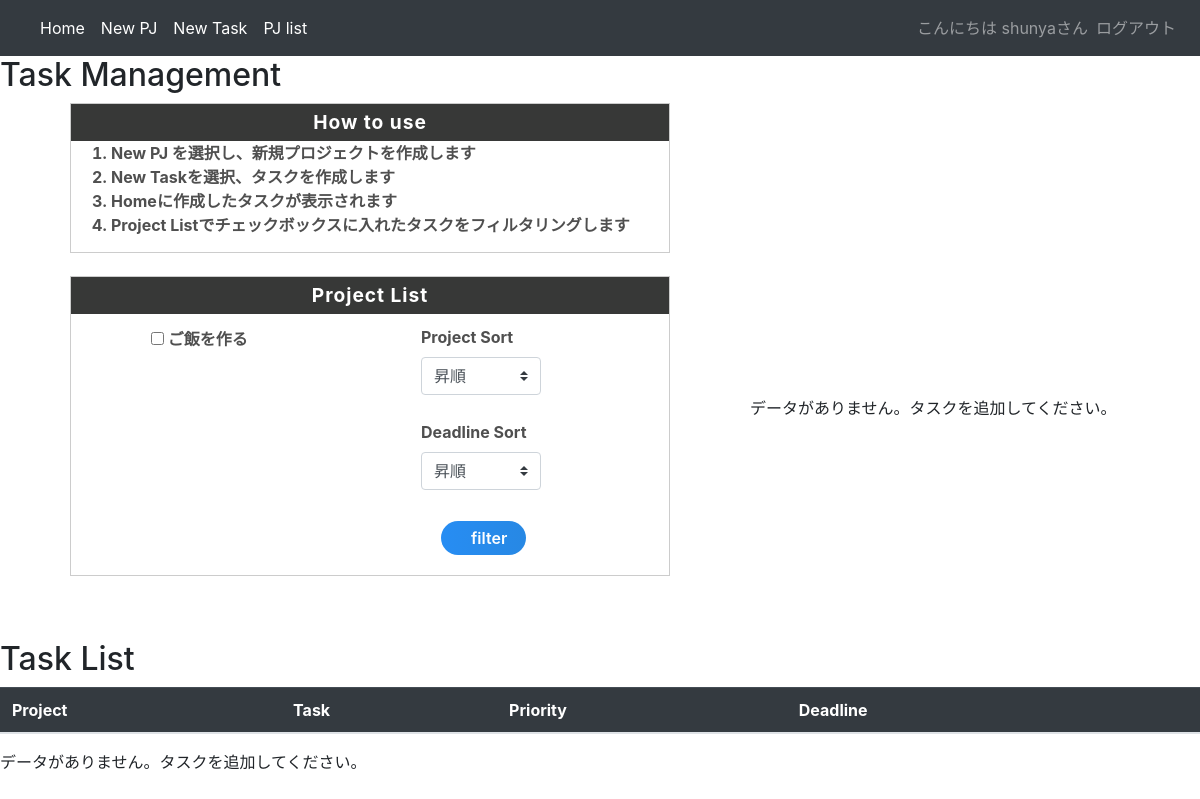
Before: /home/ (signed in) with the older database file.
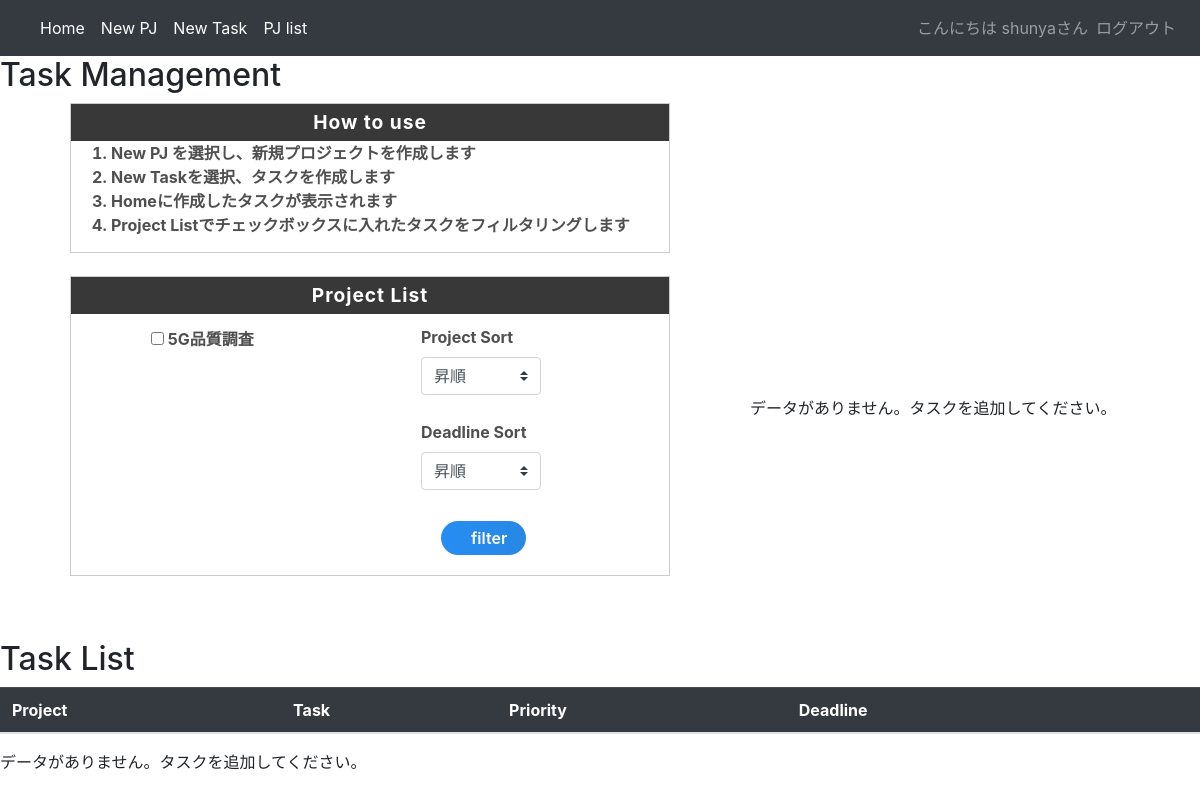
After: the same page with the newer database file.
### gantapp/models.py (models this page shows, shortened)
class Projects(models.Model):
    Name = models.CharField(max_length=100, verbose_name='project')
    color = models.CharField(max_length=100,choices=COLOR_CHOICE, verbose_name='color')
    owner = models.ForeignKey(User, on_delete=models.CASCADE)

### gantapp/views.py (the view, shortened to what this page needs)
# urls.py: path('home/',TestListView3.as_view(),name = 'home'),
@method_decorator(login_required, name='dispatch')
class TestListView3(ListView):
    model = Tasks
    template_name = 'gantapp/home.html'
    def plotgantt(self):
        tasks = self.get_queryset()
        print(tasks)
        print(len(tasks))
        if len(tasks) == 0:
            script = 'データがありません。タスクを追加してください。'
            div = 'データがありません。タスクを追加してください。'
            return script, div
    def get_context_data(self, *args, **kwargs):
        context = super().get_context_data(*args, **kwargs)
        context['project_list'] = Projects.objects.filter(owner=self.request.user)
        script, div = self.plotgantt()
        context['script']=script
        context['div']=div
        return context
    def get_queryset(self):
        results = self.model.objects.all()
        results = results.model.objects.filter(owner=self.request.user)
        q_kinds = self.request.GET.getlist('project')
        q_name = self.request.GET.get('taskName')
        sort1 = self.request.GET.get('sort1')
        sort2 = self.request.GET.get('sort2')
        if len(q_kinds) != 0:
            kinds = [x for x in q_kinds]
            results = results.filter(project__in=kinds)
            results = results.order_by(sort1,sort2)
        if q_name is not None:
            results = results.filter(taskName__contains=q_name)
        return results

### gantapp/templatetags/custom_filters.py (called while the page is built)
@register.filter
def checked(value, querydict):
    kinds = querydict.getlist('project')
    if str(value) in kinds:
        return "checked"
    return ""

### gantapp/templates/gantapp/home.html (shortened to what this page needs)
{% extends 'gantapp/base3.html' %}
{% load custom_filters %}
{% load static %}
{% block header2 %}
    <link rel="stylesheet" href="https://stackpath.bootstrapcdn.com/bootstrap/4.5.0/css/bootstrap.min.css">
    <link href="http://cdn.pydata.org/bokeh/release/bokeh-2.4.2.min.css" rel="stylesheet" type="text/css">
    <link href="http://cdn.pydata.org/bokeh/release/bokeh-widgets-2.4.2.min.css"rel="stylesheet" type="text/css">
    <link href="{% static 'css/style.css' %}" rel="stylesheet">
{% endblock header2 %}
{% block content  %}
<h2>Task Management</h2>
    <form method="get" action="" name="filter_form">
        <div class="box2">
                <div class="box-title">Project List</div>
                <div class="form-check">
                    {% for project in project_list %}
                        <ul>
                                <input type="checkbox" id="filter_kind_{{ project.pk }}"
                                    name="project"
                                    value="{{ project.pk }}"
                                    {{ project.pk|checked:request.GET }}
                                >
                                <label class="form-check-label" for="exampleRadios1">
                                    {{ project.Name }}
                                </label>
                        </ul>
                    {% endfor %}
                </div>
                <div class="sort1">
                    <label for="sort1">Project Sort </label>
                    <select name="sort1" class="custom-select">
                        <option value="project">昇順</option>
                    </select>
                </div>
                <div class="sort2">
                    <label for="sort2">Deadline Sort</label>
                    <select name="sort2" class="custom-select">
                        <option value="deadline">昇順</option>
                    </select>
                </div>
                <div>
                    <button id="filter" class="button005">filter</button>
                </div>
        </div>
    </form>
    <div class = 'box_explain'>
        <div class="box-title">How to use</div>
        <ol>
            <li>New PJ を選択し、新規プロジェクトを作成します</li>
            <li>New Taskを選択、タスクを作成します</li>
            <li>Homeに作成したタスクが表示されます</li>
            <li>Project Listでチェックボックスに入れたタスクをフィルタリングします</li>
        </ol>
    </div>
    <div class = 'graph'>
        {{div| safe}}
    </div>
    <div class='main' id="main">
        <h2>Task List</h2>
        <table class="table table-striped" width="20">
            <thead class="table-dark">
              <tr>
                <th style="width: 20px" scope="col">Project</th>
                <th style="width: 20px" scope="col">Task</th>
                <th style="width: 20px" scope="col">Priority</th>
                <th style="width: 20px" scope="col">Deadline</th>
                <th style="width: 20px" scope="col"></th>
              </tr>
            </thead>
        </table>
    </div>
{% endblock content %}

### gantapp/templates/gantapp/base3.html (shortened to what this page needs)
{% load static %}
{% load bootstrap4 %}
{% bootstrap_css %}
<html lang="ja">
  <head>
    <link rel="stylesheet" href="https://stackpath.bootstrapcdn.com/bootstrap/4.5.0/css/bootstrap.min.css">
    <link href="http://cdn.pydata.org/bokeh/release/bokeh-2.4.2.min.css" rel="stylesheet" type="text/css">
    <link href="http://cdn.pydata.org/bokeh/release/bokeh-widgets-2.4.2.min.css"rel="stylesheet" type="text/css">
    {% block header2 %}
    {% endblock header2 %}
  </head>
  <body>
      <nav class="navbar navbar-expand-lg navbar-dark bg-dark">
          <div class="collapse navbar-collapse" id="navbarSupportedContent">
            <ul class="navbar-nav mr-auto">
              <li class="nav-item active">
                <a class="nav-link" href="{% url 'gantapp:home' %}">Home <span class="sr-only">(current)</span></a>
              </li>
              <li class="nav-item active">
                  <a class="nav-link" href="{% url 'gantapp:pjcreate' %}">New PJ</a>
              </li>
              <li class="nav-item active">
                  <a class="nav-link" href="{% url 'gantapp:create' %}">New Task</a>
              </li>
              <li class="nav-item active">
                <a class="nav-link" href="{% url 'gantapp:pjlist' %}">PJ list</a>
            </li>
          </ul>
            <ul class="navbar-nav ml-auto">
              {% if user.is_authenticated %}
                    <li class="nav-item">
                      <span class="navbar-text">こんにちは {{ user.username }}さん</span></li>
                    <li class="nav-item">
                      <a class="nav-link" href="{% url 'users:logout' %}">ログアウト</a></li>
              {% else %}
                <li class="nav-item">
                  <a class="nav-link" href="{% url 'users:register' %}">ユーザー登録</a></li>
                <li class="nav-item">
                  <a class="nav-link" href="{% url 'users:login' %}">ログイン</a></li>
              {% endif %}
            </ul>
          </div>
      </nav>
    {% block content %}{% endblock content %}
  </body>
{{script| safe}}
</html>

### static/css/style.css (style rules this page uses)
.box2 { margin: 2em 0; font-weight: bold; color: #000000b0; background: rgb(255, 255, 255); border: 1px solid #ccc; width: 600px; height: 300px; position: relative; bottom: -150px; left: 70px; }
.box2 .box-title { font-size: 1.2em; background: #373837; padding: 4px; text-align: center; color: #FFF; font-weight: bold; letter-spacing: 0.05em; }
.box_explain { margin: 2em 0; font-weight: bold; color: #000000b0; background: (255, 251, 251); border: 1px solid #ccc; width: 600px; height: 150px; position: relative; bottom: 355px; left: 70px; }
.box_explain .box-title { font-size: 1.2em; background: #373837; padding: 4px; text-align: center; color: #FFF; font-weight: bold; letter-spacing: 0.05em; }
.graph { position: absolute; bottom: 380px; left: 750px; }
.form-check { bottom: -13px; left: 20px; }
.sort1 { position: absolute; bottom: 180px; left: 350px; width: 120px; }
.sort2 { position: absolute; bottom: 85px; left: 350px; width: 120px; }
.button005 { border: none; border-radius: 20px; position: relative; display: flex; justify-content: space-around; align-items: center; margin: 0 auto; max-width: 85px; padding: 5px 30px; color: #FFF; transition: 0.3s ease-in-out; font-weight: 600; background: rgb(20, 126, 226); background: linear-gradient(270deg, rgb(39, 136, 228) 0%, rgb(39, 141, 243) 100%); position: absolute; left: 370px; bottom: 20px; }

Changed rows visible on the page:
removed Projects: Name "ご飯を作る"
added Projects: Name "5G品質調査"
